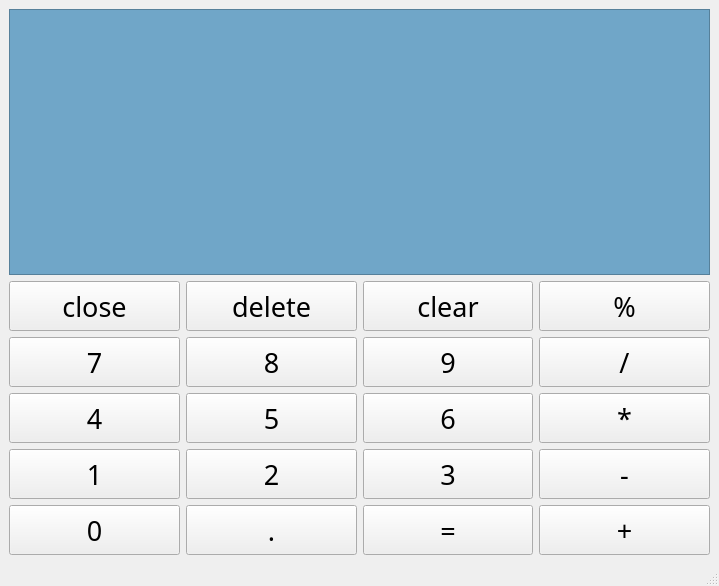
<?xml version="1.0" encoding="UTF-8"?>
<ui version="4.0">
 <class>MainWindow</class>
 <widget class="QMainWindow" name="MainWindow">
  <property name="geometry">
   <rect>
    <x>0</x>
    <y>0</y>
    <width>719</width>
    <height>586</height>
   </rect>
  </property>
  <property name="windowTitle">
   <string>MainWindow</string>
  </property>
  <widget class="QWidget" name="centralwidget">
   <layout class="QVBoxLayout" name="verticalLayout_2">
    <item>
     <layout class="QVBoxLayout" name="verticalLayout">
      <item>
       <layout class="QVBoxLayout" name="verticalLayout_3">
        <item>
         <widget class="QTextEdit" name="e_view">
          <property name="font">
           <font>
            <family>SimSun-ExtB</family>
            <pointsize>48</pointsize>
           </font>
          </property>
          <property name="styleSheet">
           <string notr="true">background-color: rgb(112, 166, 200);</string>
          </property>
         </widget>
        </item>
       </layout>
      </item>
      <item>
       <layout class="QGridLayout" name="gridLayout_2">
        <item row="0" column="0">
         <widget class="QPushButton" name="b_close">
          <property name="minimumSize">
           <size>
            <width>50</width>
            <height>50</height>
           </size>
          </property>
          <property name="font">
           <font>
            <family>黑体</family>
            <pointsize>20</pointsize>
           </font>
          </property>
          <property name="text">
           <string>close</string>
          </property>
         </widget>
        </item>
        <item row="1" column="0">
         <widget class="QPushButton" name="b_7">
          <property name="minimumSize">
           <size>
            <width>50</width>
            <height>50</height>
           </size>
          </property>
          <property name="font">
           <font>
            <family>黑体</family>
            <pointsize>20</pointsize>
           </font>
          </property>
          <property name="text">
           <string>7</string>
          </property>
         </widget>
        </item>
        <item row="2" column="0">
         <widget class="QPushButton" name="b_4">
          <property name="minimumSize">
           <size>
            <width>50</width>
            <height>50</height>
           </size>
          </property>
          <property name="font">
           <font>
            <family>黑体</family>
            <pointsize>20</pointsize>
           </font>
          </property>
          <property name="text">
           <string>4</string>
          </property>
         </widget>
        </item>
        <item row="3" column="0">
         <widget class="QPushButton" name="b_1">
          <property name="minimumSize">
           <size>
            <width>50</width>
            <height>50</height>
           </size>
          </property>
          <property name="font">
           <font>
            <family>黑体</family>
            <pointsize>20</pointsize>
           </font>
          </property>
          <property name="text">
           <string>1</string>
          </property>
         </widget>
        </item>
        <item row="4" column="0">
         <widget class="QPushButton" name="b_0">
          <property name="minimumSize">
           <size>
            <width>50</width>
            <height>50</height>
           </size>
          </property>
          <property name="font">
           <font>
            <family>黑体</family>
            <pointsize>20</pointsize>
           </font>
          </property>
          <property name="text">
           <string>0</string>
          </property>
         </widget>
        </item>
        <item row="4" column="1">
         <widget class="QPushButton" name="b_pt">
          <property name="minimumSize">
           <size>
            <width>50</width>
            <height>50</height>
           </size>
          </property>
          <property name="font">
           <font>
            <family>黑体</family>
            <pointsize>20</pointsize>
           </font>
          </property>
          <property name="text">
           <string>.</string>
          </property>
         </widget>
        </item>
        <item row="4" column="2">
         <widget class="QPushButton" name="b_eq">
          <property name="minimumSize">
           <size>
            <width>50</width>
            <height>50</height>
           </size>
          </property>
          <property name="font">
           <font>
            <family>黑体</family>
            <pointsize>20</pointsize>
           </font>
          </property>
          <property name="text">
           <string>=</string>
          </property>
         </widget>
        </item>
        <item row="4" column="3">
         <widget class="QPushButton" name="b_add">
          <property name="minimumSize">
           <size>
            <width>50</width>
            <height>50</height>
           </size>
          </property>
          <property name="font">
           <font>
            <family>黑体</family>
            <pointsize>20</pointsize>
           </font>
          </property>
          <property name="text">
           <string>+</string>
          </property>
         </widget>
        </item>
        <item row="3" column="1">
         <widget class="QPushButton" name="b_2">
          <property name="minimumSize">
           <size>
            <width>50</width>
            <height>50</height>
           </size>
          </property>
          <property name="font">
           <font>
            <family>黑体</family>
            <pointsize>20</pointsize>
           </font>
          </property>
          <property name="text">
           <string>2</string>
          </property>
         </widget>
        </item>
        <item row="2" column="1">
         <widget class="QPushButton" name="b_5">
          <property name="minimumSize">
           <size>
            <width>50</width>
            <height>50</height>
           </size>
          </property>
          <property name="font">
           <font>
            <family>黑体</family>
            <pointsize>20</pointsize>
           </font>
          </property>
          <property name="text">
           <string>5</string>
          </property>
         </widget>
        </item>
        <item row="1" column="1">
         <widget class="QPushButton" name="b_8">
          <property name="minimumSize">
           <size>
            <width>50</width>
            <height>50</height>
           </size>
          </property>
          <property name="font">
           <font>
            <family>黑体</family>
            <pointsize>20</pointsize>
           </font>
          </property>
          <property name="text">
           <string>8</string>
          </property>
         </widget>
        </item>
        <item row="0" column="1">
         <widget class="QPushButton" name="b_delete">
          <property name="minimumSize">
           <size>
            <width>50</width>
            <height>50</height>
           </size>
          </property>
          <property name="font">
           <font>
            <family>黑体</family>
            <pointsize>20</pointsize>
           </font>
          </property>
          <property name="text">
           <string>delete</string>
          </property>
         </widget>
        </item>
        <item row="3" column="2">
         <widget class="QPushButton" name="b_3">
          <property name="minimumSize">
           <size>
            <width>50</width>
            <height>50</height>
           </size>
          </property>
          <property name="font">
           <font>
            <family>黑体</family>
            <pointsize>20</pointsize>
           </font>
          </property>
          <property name="text">
           <string>3</string>
          </property>
         </widget>
        </item>
        <item row="3" column="3">
         <widget class="QPushButton" name="b_sub">
          <property name="minimumSize">
           <size>
            <width>50</width>
            <height>50</height>
           </size>
          </property>
          <property name="font">
           <font>
            <family>黑体</family>
            <pointsize>20</pointsize>
           </font>
          </property>
          <property name="text">
           <string>-</string>
          </property>
         </widget>
        </item>
        <item row="2" column="2">
         <widget class="QPushButton" name="b_6">
          <property name="minimumSize">
           <size>
            <width>50</width>
            <height>50</height>
           </size>
          </property>
          <property name="font">
           <font>
            <family>黑体</family>
            <pointsize>20</pointsize>
           </font>
          </property>
          <property name="text">
           <string>6</string>
          </property>
         </widget>
        </item>
        <item row="2" column="3">
         <widget class="QPushButton" name="b_mul">
          <property name="minimumSize">
           <size>
            <width>50</width>
            <height>50</height>
           </size>
          </property>
          <property name="font">
           <font>
            <family>黑体</family>
            <pointsize>20</pointsize>
           </font>
          </property>
          <property name="text">
           <string>*</string>
          </property>
         </widget>
        </item>
        <item row="1" column="2">
         <widget class="QPushButton" name="b_9">
          <property name="minimumSize">
           <size>
            <width>50</width>
            <height>50</height>
           </size>
          </property>
          <property name="font">
           <font>
            <family>黑体</family>
            <pointsize>20</pointsize>
           </font>
          </property>
          <property name="text">
           <string>9</string>
          </property>
         </widget>
        </item>
        <item row="1" column="3">
         <widget class="QPushButton" name="b_div">
          <property name="minimumSize">
           <size>
            <width>50</width>
            <height>50</height>
           </size>
          </property>
          <property name="font">
           <font>
            <family>黑体</family>
            <pointsize>20</pointsize>
           </font>
          </property>
          <property name="text">
           <string>/</string>
          </property>
         </widget>
        </item>
        <item row="0" column="2">
         <widget class="QPushButton" name="b_clear">
          <property name="minimumSize">
           <size>
            <width>50</width>
            <height>50</height>
           </size>
          </property>
          <property name="font">
           <font>
            <family>黑体</family>
            <pointsize>20</pointsize>
           </font>
          </property>
          <property name="text">
           <string>clear</string>
          </property>
         </widget>
        </item>
        <item row="0" column="3">
         <widget class="QPushButton" name="b_baifenhao">
          <property name="minimumSize">
           <size>
            <width>50</width>
            <height>50</height>
           </size>
          </property>
          <property name="font">
           <font>
            <family>黑体</family>
            <pointsize>20</pointsize>
           </font>
          </property>
          <property name="text">
           <string>%</string>
          </property>
         </widget>
        </item>
       </layout>
      </item>
     </layout>
    </item>
   </layout>
  </widget>
  <widget class="QMenuBar" name="menubar">
   <property name="geometry">
    <rect>
     <x>0</x>
     <y>0</y>
     <width>719</width>
     <height>23</height>
    </rect>
   </property>
  </widget>
  <widget class="QStatusBar" name="statusbar"/>
 </widget>
 <resources/>
 <connections/>
</ui>
